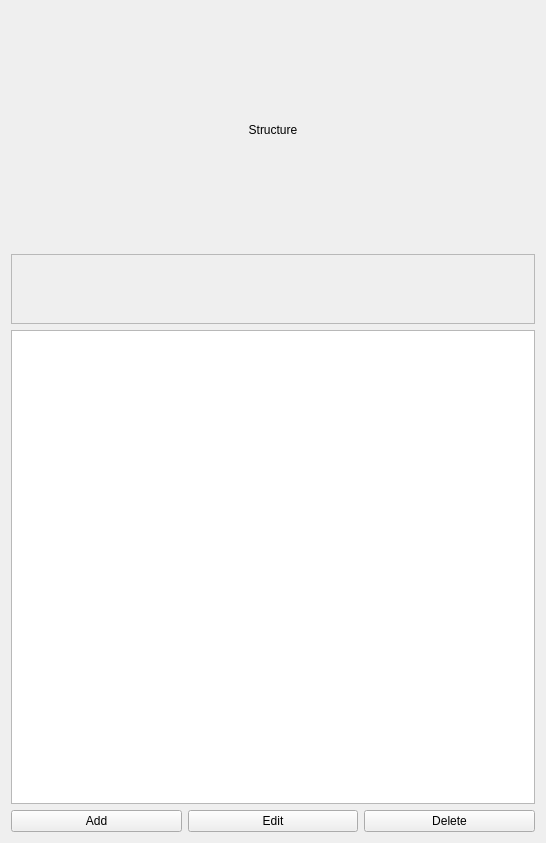
<?xml version="1.0" encoding="UTF-8"?>
<ui version="4.0">
 <class>FormProperty</class>
 <widget class="QWidget" name="FormProperty">
  <property name="geometry">
   <rect>
    <x>0</x>
    <y>0</y>
    <width>546</width>
    <height>843</height>
   </rect>
  </property>
  <property name="windowTitle">
   <string>Property</string>
  </property>
  <layout class="QGridLayout" name="gridLayout" rowstretch="1,0,2,0">
   <item row="0" column="0" colspan="3">
    <widget class="QLabel" name="labelStructure">
     <property name="text">
      <string>Structure</string>
     </property>
     <property name="scaledContents">
      <bool>false</bool>
     </property>
     <property name="alignment">
      <set>Qt::AlignmentFlag::AlignCenter</set>
     </property>
    </widget>
   </item>
   <item row="1" column="0" colspan="3">
    <widget class="QScrollArea" name="scrollArea">
     <property name="horizontalScrollBarPolicy">
      <enum>Qt::ScrollBarPolicy::ScrollBarAsNeeded</enum>
     </property>
     <property name="widgetResizable">
      <bool>true</bool>
     </property>
     <widget class="QWidget" name="scrollAreaWidgetContents">
      <property name="geometry">
       <rect>
        <x>0</x>
        <y>0</y>
        <width>526</width>
        <height>68</height>
       </rect>
      </property>
      <layout class="QHBoxLayout" name="horizontalLayout">
       <item>
        <layout class="QHBoxLayout" name="hLayBtnProperty"/>
       </item>
      </layout>
     </widget>
    </widget>
   </item>
   <item row="2" column="0" colspan="3">
    <widget class="QTableView" name="tableViewProperty"/>
   </item>
   <item row="3" column="0">
    <widget class="QPushButton" name="btnAdd">
     <property name="text">
      <string>Add</string>
     </property>
    </widget>
   </item>
   <item row="3" column="1">
    <widget class="QPushButton" name="btnEdit">
     <property name="text">
      <string>Edit</string>
     </property>
    </widget>
   </item>
   <item row="3" column="2">
    <widget class="QPushButton" name="btnDelete">
     <property name="text">
      <string>Delete</string>
     </property>
    </widget>
   </item>
  </layout>
 </widget>
 <resources/>
 <connections/>
</ui>
